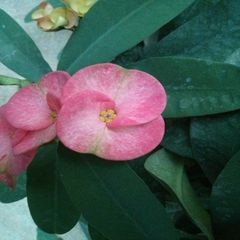
%> input picture RGB/IMAGES/0a137d3e0fbc21e7dee2efad873610f8.jpg, 240 x 240 px; its folder holds 4 pictures in this run
$ octave --eval "result = imRead;"   (GNU Octave 9; MATLAB toolbox functions it lacks are replaced by stand-ins)
%> lines starting %> are read from the running program, lines starting %| are printed output that depends on the picture
function a = imRead()

% A function that reads a set of images and converts it to feature vector
myFolder = '/home/manish/ObjectRecognition/RGB/IMAGES';
if ~isdir(myFolder)
  errorMessage = sprintf('Error: The following folder does not exist:\n%s', myFolder);
  uiwait(warndlg(errorMessage));
  return;
end
filePattern = fullfile(myFolder, '*.jpg');
jpegFiles = dir(filePattern);
for k = 1:length(jpegFiles)
  baseFileName = jpegFiles(k).name;
  fullFileName = fullfile(myFolder, baseFileName);
  fprintf(1, 'Now reading %s\n', fullFileName);
  imageArray = imread(fullFileName);
%> imageArray is the input picture: size 240x240x3 uint8; mean R, G, B 75.6, 88.7, 85.1
  a(:,:,k)=imageArray(:,:);
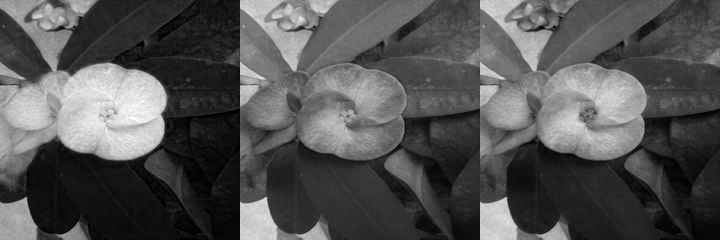
%> a: size 240x720 uint8; min 0, max 255, mean 83.2
%> pass 3 of the loop in imRead, `for k = 1:length(jpegFiles)`:
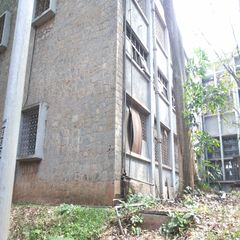
%> input picture RGB/IMAGES/0a32a15952f96befedaff64d868405b7.jpg, 240 x 240 px
%> in imRead, imageArray is the input picture: size 240x240x3 uint8; mean R, G, B 171, 172.1, 168.5
%> in imRead, `a(:,:,k)=imageArray(:,:);`:
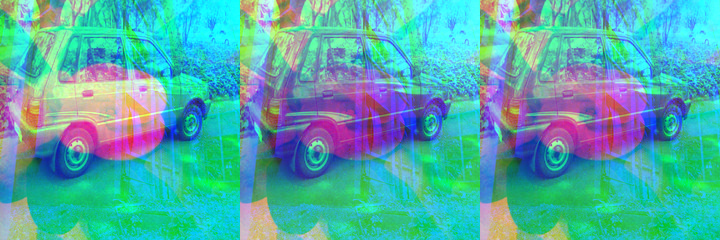
%> a: size 240x720x3 uint8; mean R, G, B 83.2, 171, 170.5
%> the loop made 4 passes; the first 3 are shown
%> `result = imRead;`:
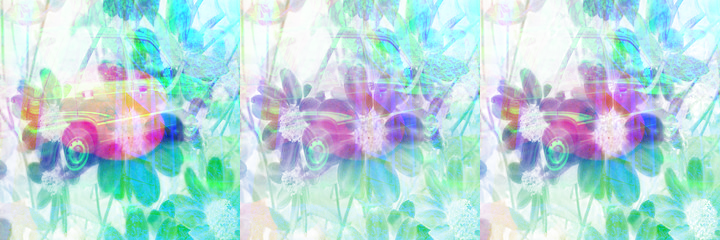
%> result: size 240x720x4 uint8; mean R, G, B, A 83.2, 171, 170.5, 106.9; transparent parts drawn white
  imshow(imageArray);  % Display image.
  drawnow; % Force display to update immediately.
end

end
